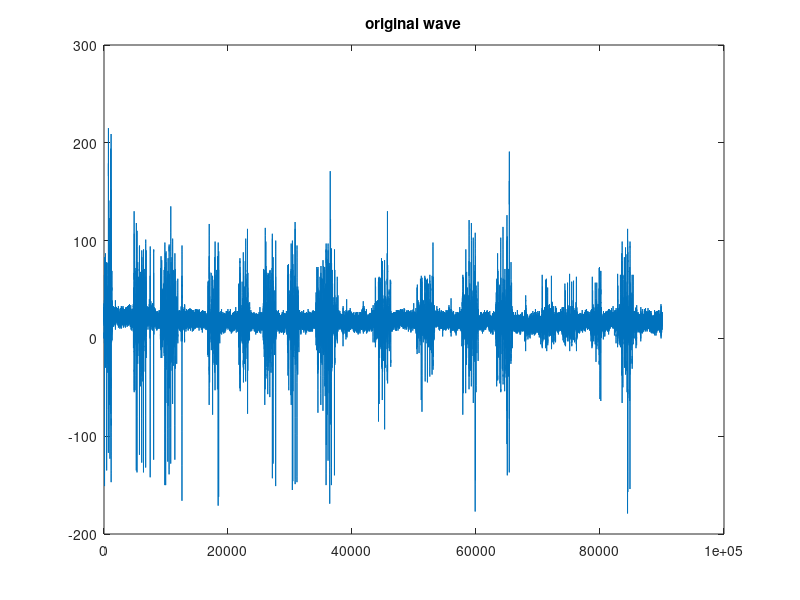

Source code (MATLAB): (Note: this script raises an error after producing the figure.)
close all
clear all

%% Load data

rawData = csvread('data/GA7-15-98RPEARF.csv', 1, 0);

fid = fopen('data/GA7-15-98RPEARF.csv');
header = textscan(fid,'%s %s %s %s %s %s %s %s', 1, 'delimiter',',');
fclose(fid);

%% processing

wave = rawData(:, 1);
figure
plot(wave);
title 'original wave'

Fs = 10000;
[f, fLMS, nfft] = fourier(wave, Fs);

startFreq = round(50 / f(2)); % disregard low frequency region
figure
plot(f(startFreq: end), 2*abs(fLMS(startFreq: nfft/2+1)));
title 'Fourier transform of original wave'

%% High pass
sigma = 100;
% The higher scaling const is, the more precise will the later stage be
% since the transition matrix is based on rounded integer signal strength
wave1 = highPass(wave, Fs, sigma) * 1e5;

figure
plot(wave1);
title 'after high pass'

%% noise
noiseSample = wave(1000: 4500);
figure
plot(noiseSample);
title 'EMG noise plot'

[f, fLMS, nfft] = fourier(noiseSample, Fs);
startFreq = round(50 / f(2));
figure
plot(f(startFreq: end), 2*abs(fLMS(startFreq: nfft/2+1)));
title 'noise Fourier transform'

%% signal
emgSample = wave(5000: 6800);
figure
plot(emgSample);
title 'EMG signal plot'

[f, fLMS, nfft] = fourier(emgSample, Fs);
startFreq = round(50 / f(2));
figure
plot(f(startFreq: end), 2*abs(fLMS(startFreq: nfft/2+1)));
title 'EMG signal Fourier transform'